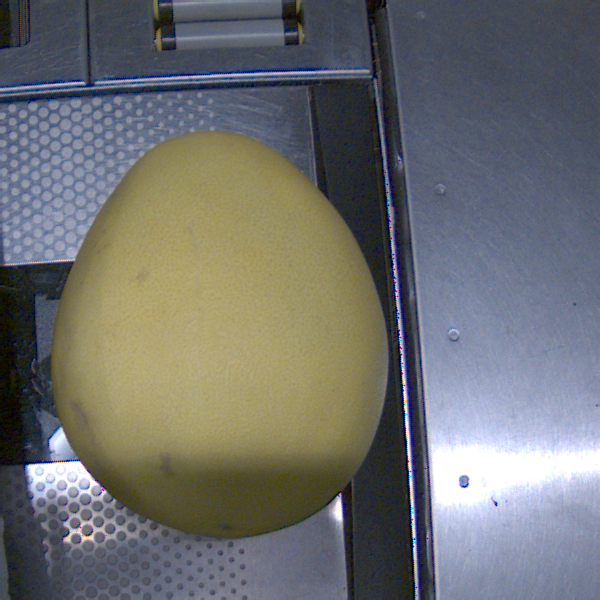
#> input picture images/617ca5db91a0415457dd16b59e51e7cb_augmented.png, 600 x 600 px, found by its file name
$ jupyter execute ImagePreprocessing.ipynb
#> lines starting #> are read from the running program, lines starting #| are printed output that depends on the picture
<a href="https://colab.research.google.com/github/alexander-toschev/mbzuai-course/blob/main/ImagePreprocessing.ipynb" target="_parent"></a>

### **📌 Key Steps in Data Pre-Processing**

---

Here's the expanded list with more general techniques in image processing and machine learning:

---

## **General Technics**

### **1️⃣ 📌 Handling Missing Data**
- Removing or imputing missing images in datasets.
- Filling missing pixel values using interpolation or generative methods.
- Using synthetic data generation to replace missing samples.

### **2️⃣ 📌 Scaling**
- Resizing images to fit model requirements.
- Maintaining aspect ratio while resizing.
- Using interpolation techniques (bilinear, bicubic, nearest-neighbor).

### **3️⃣ 📌 Augmentation**
- Generating new images by transformations.
- Flipping, rotating, cropping, and adding noise.
- Using GANs or diffusion models for synthetic augmentation.

### **4️⃣ 📌 Transformation**
- Applying changes such as histogram equalization.
- Geometric transformations (translation, rotation, shearing).
- Applying color space conversions (RGB to grayscale, LAB, YCbCr).

### **5️⃣ 📌 Normalization**
- Adjusting pixel values to a consistent range.
- Mean subtraction and standardization.
- Min-max scaling and z-score normalization.

### **6️⃣ 📌 Denoising**
- Removing noise using filters (Gaussian, median, bilateral).
- Deep-learning-based denoising (autoencoders, CNN-based approaches).
- Wavelet transform and non-local means filtering.

### **7️⃣ 📌 Contrast and Brightness Adjustment**
- Adaptive histogram equalization (CLAHE).
- Gamma correction and logarithmic transformations.
- Histogram stretching and contrast limited equalization.

### **8️⃣ 📌 Feature Extraction**
- Edge detection (Sobel, Canny, Laplacian).
- Keypoint detection (SIFT, SURF, ORB).
- Texture analysis using Gabor filters, LBP (Local Binary Patterns).

### **9️⃣ 📌 Image Segmentation**
- Thresholding (Otsu’s method, adaptive thresholding).
- Region-based segmentation (Watershed, GrabCut).
- Deep learning-based segmentation (U-Net, Mask R-CNN).

### **🔟 📌 Object Detection and Recognition**
- Traditional methods (HOG + SVM, Viola-Jones).
- Deep learning models (YOLO, Faster R-CNN, SSD).
- Feature matching for object recognition.

### **Key Steps in Data Pre-Processing**
1. **Handling Missing Data** - Removing or imputing missing images in datasets.
2. **Normalization** - Adjusting pixel values to a consistent range.
3. **Scaling** - Resizing images to fit model requirements.
4. **Augmentation** - Generating new images by transformations.
5. **Transformation** - Applying changes such as histogram equalization.

📌NOTE: This is real case scenario

*   Not possible to recreate dataset
*   Not possible change the camera

# Augmentation

[cell 1]
# doing gamma comparison
import cv2
import numpy as np
import matplotlib.pyplot as plt
import requests
import shutil
from skimage import exposure
from io import BytesIO

# Function to download and save images from GitHub
def download_image(url, filename):
    response = requests.get(url, stream=True)
    if response.status_code == 200:
        with open(filename, 'wb') as file:
            shutil.copyfileobj(response.raw, file)
    else:
        print(f"Failed to download {url}")

# URLs of the images on GitHub (Replace these with your actual image URLs)
target = "https://github.com/alexander-toschev/mbzuai-course/blob/eab24f0de3c4d52fc42535b4d02475ddb9eee55c/images/617ca5db91a0415457dd16b59e51e7cb.png?raw=true"
source = "https://github.com/alexander-toschev/mbzuai-course/blob/eab24f0de3c4d52fc42535b4d02475ddb9eee55c/images/617ca5db91a0415457dd16b59e51e7cb_augmented.png?raw=true"

# Download images
download_image(target, "target.jpg")
download_image(source, "source.jpg")

# Load images
img1 = cv2.imread("target.jpg")
#> img1 is the input picture: shape (600, 600, 3); mean B, G, R 110.7, 111, 109.7
img2 = cv2.imread("source.jpg")
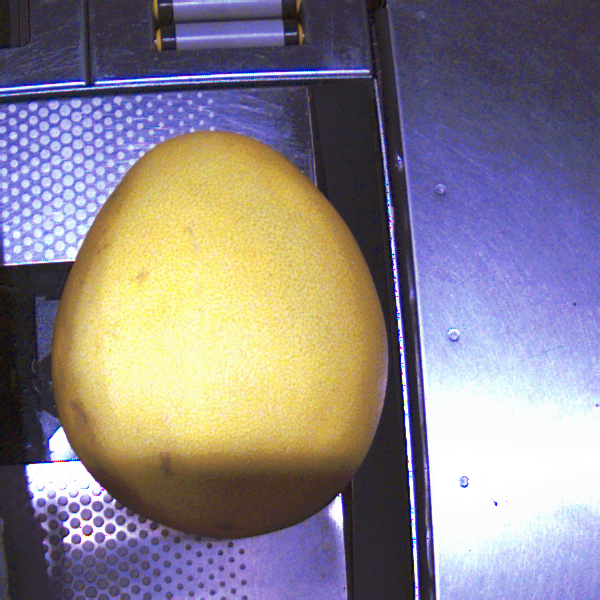
#> img2: shape (600, 600, 3); mean B, G, R 138.4, 130.5, 138.7

# Convert to grayscale
gray1 = cv2.cvtColor(img1, cv2.COLOR_BGR2GRAY)
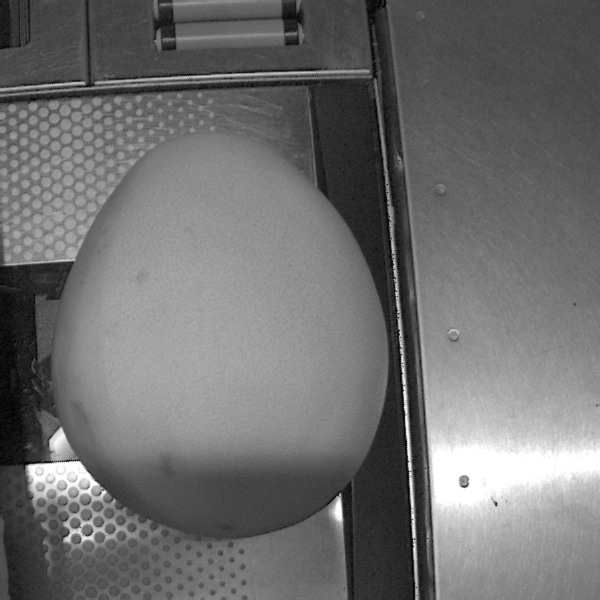
#> gray1: shape (600, 600); min 1, max 255, mean 110.6
gray2 = cv2.cvtColor(img2, cv2.COLOR_BGR2GRAY)
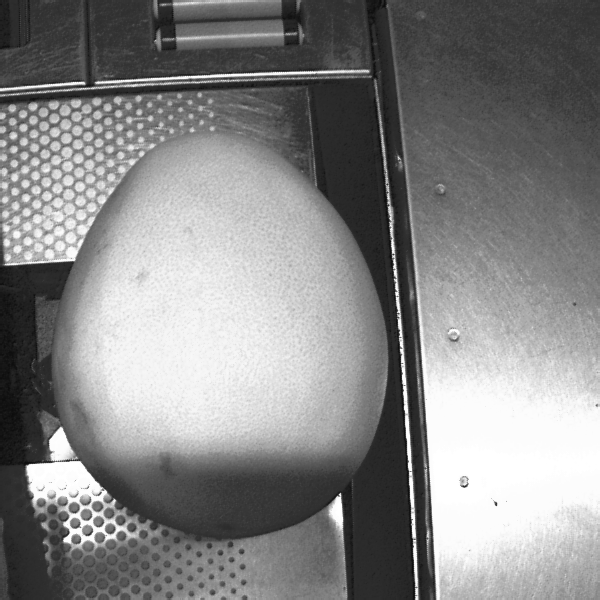
#> gray2: shape (600, 600); min 12, max 255, mean 133.9

# Compute histograms
hist1, bins1 = np.histogram(gray1.flatten(), bins=256, range=[0, 256], density=True)
#> hist1 = 256 values, max 0.0143 at index 255, min 0 at index 0, mean 0.00391; bins1 = 257 values from 0 to 256
hist2, bins2 = np.histogram(gray2.flatten(), bins=256, range=[0, 256], density=True)
#> hist2 = 256 values, max 0.0353 at index 252, min 0 at index 0, mean 0.00391; bins2 = 257 values from 0 to 256

# Compute cumulative distribution function (CDF)
cdf1 = hist1.cumsum()
#> cdf1 = 256 values from 0 to 1
cdf1 = cdf1 / cdf1[-1]  # Normalize

cdf2 = hist2.cumsum()
#> cdf2 = 256 values from 0 to 1
cdf2 = cdf2 / cdf2[-1]  # Normalize

# Estimate gamma correction
gamma1 = exposure.adjust_gamma(gray1, 1.0).mean() / 255.0
#> gamma1 = 0.434
gamma2 = exposure.adjust_gamma(gray2, 1.0).mean() / 255.0
#> gamma2 = 0.525

gamma_difference = abs(gamma1 - gamma2)
#> gamma_difference = 0.0914

# Plot histograms
plt.figure(figsize=(12, 5))

plt.subplot(1, 2, 1)
plt.plot(cdf1, label=f'Image 1 (Gamma ~ {gamma1:.2f})', color='blue')
plt.plot(cdf2, label=f'Image 2 (Gamma ~ {gamma2:.2f})', color='red')
plt.legend()
plt.title("Cumulative Distribution Function")

plt.subplot(1, 2, 2)
plt.bar(range(256), hist1, alpha=0.5, label="Image 1", color='blue')
plt.bar(range(256), hist2, alpha=0.5, label="Image 2", color='red')
plt.legend()
plt.title("Histogram Comparison")

plt.show()
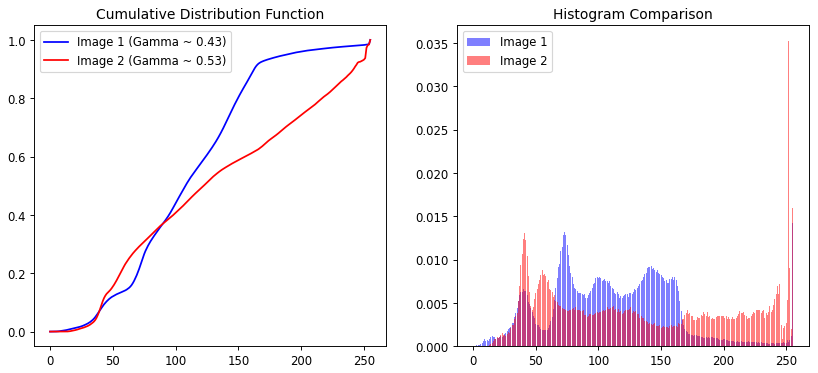
#> figure drawn by matplotlib, 2 panels; panel 1: curve peaks at x = 255, y = 1; panel 1: curve peaks at x = 255, y = 1; panel 2: tallest bar 0.0143 high, from x = 254.6 to 255.4; panel 2: tallest bar 0.0353 high, from x = 251.6 to 252.4

print(f"Estimated Gamma for Image 1: {gamma1:.2f}")
#| Estimated Gamma for Image 1: 0.43
print(f"Estimated Gamma for Image 2: {gamma2:.2f}")
#| Estimated Gamma for Image 2: 0.53
print(f"Gamma Difference: {gamma_difference:.2f}")
#| Gamma Difference: 0.09

What we can see on this diagramm?

[cell 2]
# Convert to grayscale for gamma estimation
gray1 = cv2.cvtColor(img1, cv2.COLOR_BGR2GRAY)
gray2 = cv2.cvtColor(img2, cv2.COLOR_BGR2GRAY)

# Estimate gamma values using mean intensity ratios
def estimate_gamma(image):
    mean_intensity = np.mean(image) / 255.0
#> mean_intensity = 0.434
    return mean_intensity

gamma1 = estimate_gamma(gray1)
gamma2 = estimate_gamma(gray2)

# Calculate the gamma correction factor
gamma_correction = gamma1 / gamma2
#> gamma_correction = 0.826

# Apply gamma correction to image2
def apply_gamma_correction(image, gamma):
#> called with gamma = 0.826
    inv_gamma = 1.0 / gamma
#> inv_gamma = 1.21
    table = np.array([(i / 255.0) ** inv_gamma * 255 for i in range(256)]).astype("uint8")
#> table = 256 values from 0 to 255
    return cv2.LUT(image, table)

corrected_img2 = apply_gamma_correction(img2, gamma_correction)

# Save the corrected image
cv2.imwrite("image2_corrected.jpg", corrected_img2)

# Display images for comparison
plt.figure(figsize=(12, 6))

plt.subplot(1, 3, 1)
plt.imshow(cv2.cvtColor(img1, cv2.COLOR_BGR2RGB))
plt.title("Original Image 1")
plt.axis("off")

plt.subplot(1, 3, 2)
plt.imshow(cv2.cvtColor(img2, cv2.COLOR_BGR2RGB))
plt.title("Original Image 2")
plt.axis("off")

plt.subplot(1, 3, 3)
plt.imshow(cv2.cvtColor(corrected_img2, cv2.COLOR_BGR2RGB))
plt.title("Corrected Image 2")
plt.axis("off")

plt.show()
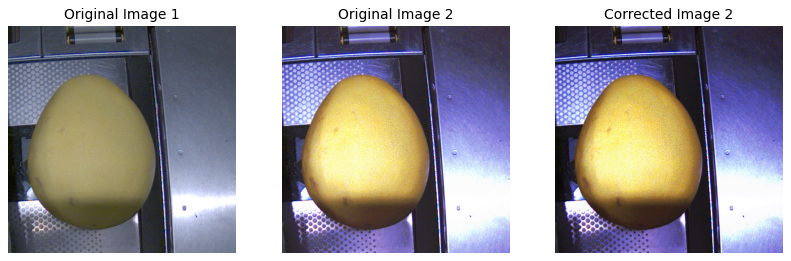
#> figure drawn by matplotlib, 3 panels

print(f"Estimated Gamma for Image 1: {gamma1:.2f}")
#| Estimated Gamma for Image 1: 0.43
print(f"Estimated Gamma for Image 2: {gamma2:.2f}")
#| Estimated Gamma for Image 2: 0.53
print(f"Gamma Correction Factor: {gamma_correction:.2f}")
#| Gamma Correction Factor: 0.83
print("Corrected Image 2 saved as 'image2_corrected.jpg'")

---

## **📌 1. Gamma Correction (Brightness Adjustment)**
### **Purpose:**
- Adjusts the brightness levels of `image2` to match `image1`.

### **How It Works:**
- Gamma correction is based on the **mean pixel intensity** of the image.
- If `image2` is **brighter** or **darker** than `image1`, we adjust it by a **gamma correction factor**.
- The formula used for gamma correction:
  \[
  I_{\text{new}} = 255 \times \left( \frac{I_{\text{original}}}{255} \right)^{\text{gamma}}
  \]
  where `gamma` is computed as:
  \[
  \text{gamma_correction} = \frac{\text{gamma1}}{\text{gamma2}}
  \]
- If `gamma_correction > 1`, the image is darkened.
- If `gamma_correction < 1`, the image is brightened.

### **Why We Use It:**
- Corrects overall brightness mismatches between `image1` and `image2`.

---

## **📌 2. Histogram Matching (Contrast & Brightness Alignment)**
### **Purpose:**
- Aligns the **contrast and brightness distribution** of `image2` with `image1`.

### **How It Works:**
- Each image has a **histogram**, which represents the **distribution of pixel intensities**.
- `Histogram Matching` **transforms the histogram of `image2`** to match the histogram of `image1`.
- This ensures that **brightness and contrast variations** are reduced.

### **Why We Use It:**
- Helps adjust `image2` so that its **shadows, midtones, and highlights** match `image1`.

---

## **📌 3. Color Transfer (Reinhard Algorithm)**
### **Purpose:**
- Adjusts the **color tones and balance** of `image2` to match `image1`.

### **How It Works:**
- Converts both images to **LAB color space**:
  - `L` (Lightness)
  - `A` (Green to Red)
  - `B` (Blue to Yellow)
- Computes **mean and standard deviation** for each channel.
- Adjusts the `A` and `B` channels of `image2` using the formula:

  $
  I_{\text{new}} = \left( I_{\text{original}} - \mu_{\text{source}} \right) \times \frac{\sigma_{\text{target}}}{\sigma_{\text{source}}} + \mu_{\text{target}}
  $
  where:
  - $ \mu_{\text{source}}, \sigma_{\text{source}} $ are the mean & standard deviation of `image2`.
  - $ \mu_{\text{target}}, \sigma_{\text{target}} $ are the mean & standard deviation of `image1`.
- Finally, converts the image **back to BGR color space**.

### **Why We Use It:**
- Ensures `image2` has the **same color balance and temperature** as `image1`.

---

## **📌 4. CLAHE (Contrast Limited Adaptive Histogram Equalization)**
### **Purpose:**
- Enhances local contrast **without over-brightening the image**.

### **How It Works:**
- Converts the image to **LAB color space** and processes only the **L (Lightness) channel**.
- Applies **Adaptive Histogram Equalization** using **tile-based processing**:
  - Divides the image into small blocks (tiles).
  - Enhances contrast within each tile separately.
- Uses **clip limits** to prevent **over-enhancing** the brightness.
- Merges the enhanced L-channel back with the **A and B color channels**.

### **Why We Use It:**
- Improves **details in dark regions** while keeping **highlights natural**.

---

### **🔥 Summary of All Methods**
| Method                 | Purpose                                   | Effect on Image 2 |
|------------------------|-----------------------------------------|------------------|
| **Gamma Correction**    | Adjusts brightness levels              | Matches brightness |
| **Histogram Matching**  | Aligns brightness & contrast           | Matches tonal range |
| **Color Transfer**      | Matches color balance                  | Matches color tones |
| **CLAHE Enhancement**   | Improves local contrast                | Preserves details |

---

### **📌 Expected Output**
- `image2_corrected.jpg` will **visually resemble** `image1` in brightness, contrast, and colors.

[cell 3]
# Convert images to grayscale
gray1 = cv2.cvtColor(img1, cv2.COLOR_BGR2GRAY)
gray2 = cv2.cvtColor(img2, cv2.COLOR_BGR2GRAY)

### 1️⃣ Gamma Correction ###
def estimate_gamma(image):
    mean_intensity = np.mean(image) / 255.0
#> mean_intensity = 0.434
    return mean_intensity

gamma1 = estimate_gamma(gray1)
gamma2 = estimate_gamma(gray2)
gamma_correction = gamma1 / gamma2

def apply_gamma_correction(image, gamma):
#> called with gamma = 0.826
    inv_gamma = 1.0 / gamma
    table = np.array([(i / 255.0) ** inv_gamma * 255 for i in range(256)]).astype("uint8")
#> table = 256 values from 0 to 255
    return cv2.LUT(image, table)

img2_gamma_corrected = apply_gamma_correction(img2, gamma_correction)

### 2️⃣ Histogram Matching ###
def match_histograms(source, reference):
    matched = exposure.match_histograms(source, reference, channel_axis=-1)
    return np.clip(matched, 0, 255).astype(np.uint8)

img2_hist_matched = match_histograms(img2_gamma_corrected, img1)

### 3️⃣ Color Transfer (Reinhard Method) ###
def color_transfer(source, target):
    source = cv2.cvtColor(source, cv2.COLOR_BGR2LAB).astype(np.float32)
    target = cv2.cvtColor(target, cv2.COLOR_BGR2LAB).astype(np.float32)
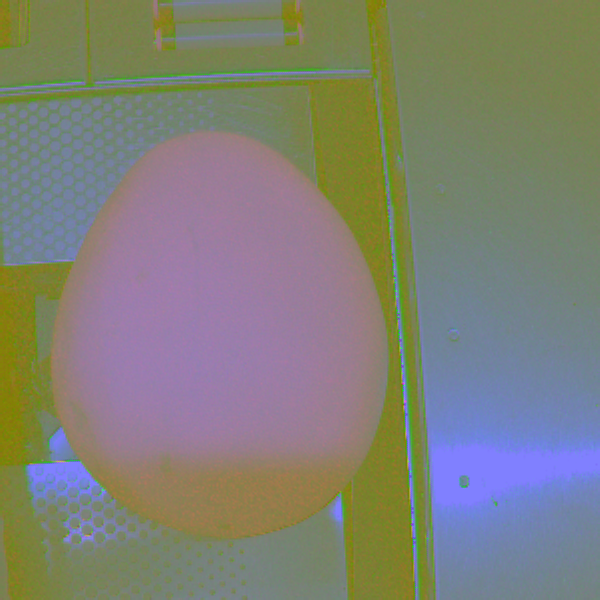
#> target: shape (600, 600, 3) float32; mean of channels 0, 1, 2 117.9, 128.5, 127.9; drawn as B, G, R

    mean_src, std_src = cv2.meanStdDev(source)
#> mean_src = [120.9, 127.7, 128.5]; std_src = [54.33, 7.9, 18.34]
    mean_tgt, std_tgt = cv2.meanStdDev(target)
#> mean_tgt = [117.8, 128.5, 127.9]; std_tgt = [49.81, 5.33, 17.43]

    for i in range(3):
        source[:, :, i] = ((source[:, :, i] - mean_src[i]) * (std_tgt[i] / std_src[i])) + mean_tgt[i]

    source = np.clip(source, 0, 255).astype(np.uint8)
    return cv2.cvtColor(source, cv2.COLOR_LAB2BGR)

img2_color_transferred = color_transfer(img2_hist_matched, img1)

### 4️⃣ Apply CLAHE (Contrast Limited Adaptive Histogram Equalization) ###
def apply_clahe(image):
    lab = cv2.cvtColor(image, cv2.COLOR_BGR2LAB)
#> lab: shape (600, 600, 3); mean of channels 0, 1, 2 117.4, 128.1, 127.5
    l, a, b = cv2.split(lab)
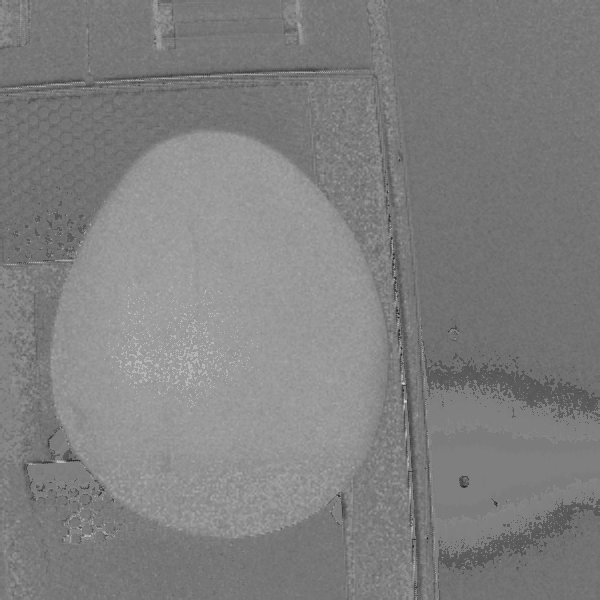
#> b: shape (600, 600); min 34, max 213, mean 127.5
    clahe = cv2.createCLAHE(clipLimit=2.0, tileGridSize=(8, 8))
    l = clahe.apply(l)
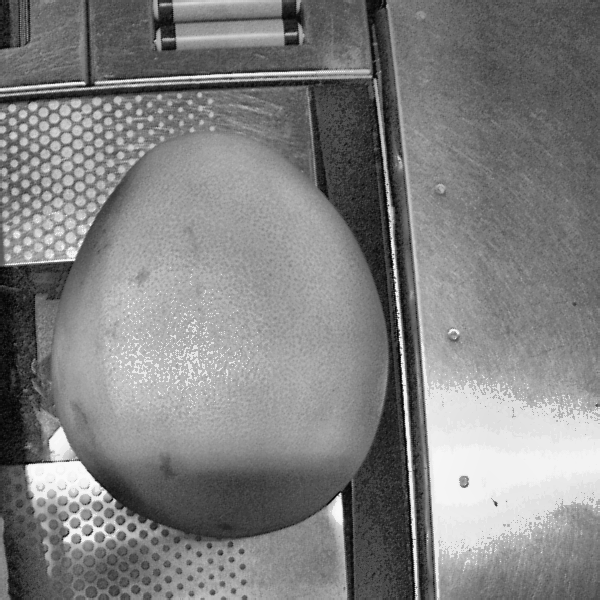
#> l: shape (600, 600); min 3, max 251, mean 128.7
    lab = cv2.merge((l, a, b))
#> lab: shape (600, 600, 3); mean of channels 0, 1, 2 128.7, 128.1, 127.5
    return cv2.cvtColor(lab, cv2.COLOR_LAB2BGR)
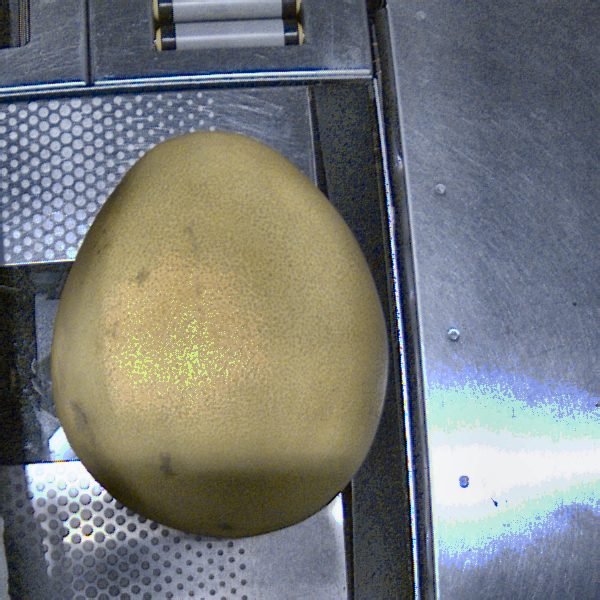
#> returned value: shape (600, 600, 3); mean B, G, R 122.2, 122.2, 119

img2_final = apply_clahe(img2_color_transferred)

# Save the final corrected image
cv2.imwrite("image2_corrected.jpg", img2_final)

# Display images for comparison
plt.figure(figsize=(12, 6))

plt.subplot(1, 3, 1)
plt.imshow(cv2.cvtColor(img1, cv2.COLOR_BGR2RGB))
plt.title("Original Image 1")
plt.axis("off")

plt.subplot(1, 3, 2)
plt.imshow(cv2.cvtColor(img2, cv2.COLOR_BGR2RGB))
plt.title("Original Image 2")
plt.axis("off")

plt.subplot(1, 3, 3)
plt.imshow(cv2.cvtColor(img2_final, cv2.COLOR_BGR2RGB))
plt.title("Corrected Image 2")
plt.axis("off")

plt.show()
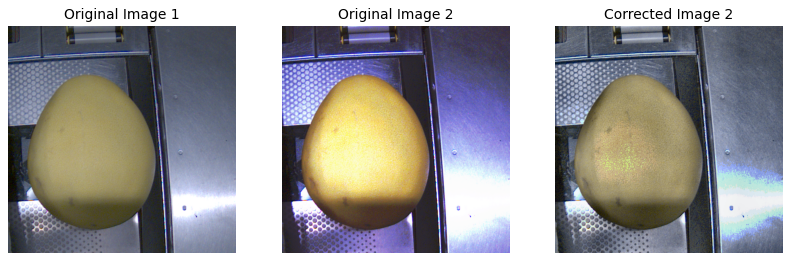
#> figure drawn by matplotlib, 3 panels

print(f"Estimated Gamma for Image 1: {gamma1:.2f}")
#| Estimated Gamma for Image 1: 0.43
print(f"Estimated Gamma for Image 2: {gamma2:.2f}")
#| Estimated Gamma for Image 2: 0.53
print(f"Gamma Correction Factor: {gamma_correction:.2f}")
#| Gamma Correction Factor: 0.83
print("Final Corrected Image 2 saved as 'image2_corrected.jpg'")
